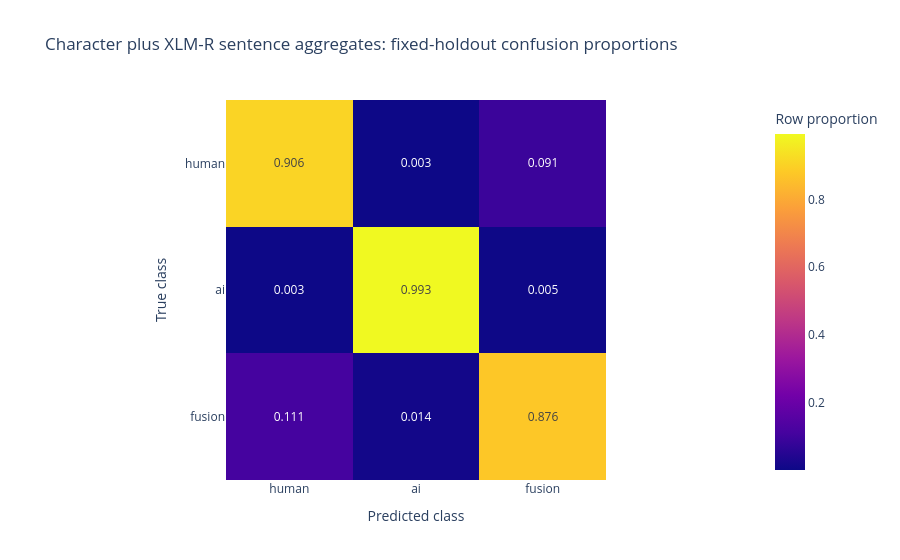

The code cell stored with this chart in its notebook:
### Markdown cell above
## 08 · Experiment 3: XLM-R sentence detector

**Hypothesis.** The character n-gram sentence classifier misses rewrites that keep the surface character patterns of their source. A pretrained multilingual encoder fine-tuned on the same rewrite labels should rank rewritten sentences better, and its document aggregates should add information that the character aggregates lack.

**Design.** I fine-tune `FacebookAI/xlm-roberta-base` (revision `e73636d`) for one epoch as a binary rewritten versus retained sentence classifier: at most 96 tokens per sentence, learning rate $2 \times 10^{-5}$ with 5% linear warmup and linear decay, weight decay 0.01, batch size 64, FP16 and seed 2026 on two Kaggle T4 GPUs. The training set is the 675,638 labeled sentences of development family fold 0 (27,611 documents, 14.0% rewritten), without families linked to the holdout. 20,000 labeled sentences from the other folds monitor sentence AUC during training. The fitted encoder scores all 7,332,992 eligible train and test sentences, and the seven aggregates and bounded scaling of section 04 are computed from these scores. The private Kaggle bundle holds sentence keys, labels and counts but no text; the hosted notebook reads texts from the attached competition data and verifies that its sentence split reproduces the local counts.

**Leakage control.** The encoder has seen fold 0, so all 27,622 development documents of those families are removed from every logistic regression fit in this section, and sample weights restore the original development class totals. Three classifiers share the remaining 190,259 rows and the reference TF-IDF matrix: character aggregates only (control), character plus XLM-R aggregates (candidate) and XLM-R aggregates only (ablation). The control differs from the experiment 1 candidate only by the removed rows, so the comparison isolates the encoder.

**Criteria.** Fixed before evaluation and identical to experiment 1: a candidate versus control gain of at least 0.003 with a family-cluster bootstrap 95% interval above zero, no loss on the family-clean subset and a human F1 drop of at most 0.003. The submission refits the candidate on all labeled training rows except the families of the encoder training documents.

### Code cell
transformer = json.loads((RESULTS / "transformer_holdout/metrics.json").read_text())
score_record = json.loads(
    (ROOT / "runs/kaggle/hw3-xlmr-sentence-rewrite/sentence_scores.json").read_text()
)
display(
    pl.DataFrame(score_record["history"]),
    {
        key: score_record[key]
        for key in [
            "model_id",
            "revision",
            "training_seconds",
            "scoring_seconds",
            "scored_sentences",
        ]
    },
    score_record["environment"],
    transformer["gate"],
)
# Document AUC of the maximum sentence score on the same kept development rows.
kept_pairs = (
    pl.read_parquet(RESULTS / "reference/development_rows.parquet")
    .select("id", "label")
    .join(
        pl.read_parquet(RESULTS / "transformer_prepare/excluded_development_documents.parquet"),
        on="id",
        how="anti",
    )
    .filter(pl.col("label").is_in(["human", "fusion"]))
)
sentence_scores = pl.read_parquet(
    ROOT / "runs/kaggle/hw3-xlmr-sentence-rewrite/sentence_scores.parquet"
)
document_maxima = {
    "character n-grams": pl.read_parquet(RESULTS / "sentence_gate/development_aggregates.parquet"),
    "XLM-R": aggregate_document_scores(
        sentence_scores.join(kept_pairs.select("id"), on="id"),
        kept_pairs["id"],
        CONFIG["sentence_model"]["score_threshold"],
    ),
}
display(
    pl.DataFrame(
        [
            {
                "sentence_detector": name,
                "documents": kept_pairs.height,
                "document_auc_max_human_vs_fusion": roc_auc_score(
                    joined["label"] == "fusion", joined["max_score"]
                ),
            }
            for name, aggregates in document_maxima.items()
            for joined in [kept_pairs.join(aggregates, on="id", how="left", maintain_order="left")]
        ]
    )
)
display(
    pl.DataFrame(
        [
            summary_row(name, transformer["evaluations"][name])
            for name in ["control_char", "candidate_char_transformer", "ablation_transformer"]
        ]
    ),
    pl.DataFrame(
        [
            {
                "comparison": comparison,
                "holdout_difference": transformer["evaluations"][name]["paired_holdout"][
                    "difference"
                ],
                "ci95_low": transformer["evaluations"][name]["paired_holdout"]["ci95_low"],
                "ci95_high": transformer["evaluations"][name]["paired_holdout"]["ci95_high"],
                "family_clean_difference": transformer["evaluations"][name]["paired_family_clean"][
                    "difference"
                ],
            }
            for name, comparison in [
                ("candidate_char_transformer", "character plus XLM-R versus character only"),
                ("ablation_transformer", "XLM-R only versus character only"),
                (
                    "candidate_versus_previous",
                    "character plus XLM-R versus submitted sentence rewrite",
                ),
            ]
        ]
    ),
    {"success": transformer["success"], "fits": transformer["fits"]},
)
display(
    px.imshow(
        transformer["evaluations"]["candidate_char_transformer"]["holdout"][
            "row_normalized_confusion_matrix"
        ],
        x=list(LABELS),
        y=list(LABELS),
        text_auto=".3f",
        title="Character plus XLM-R sentence aggregates: fixed-holdout confusion proportions",
        labels={"x": "Predicted class", "y": "True class", "color": "Row proportion"},
    )
)
display(json.loads((RESULTS / "transformer_final/exports.json").read_text()))

### Figure 1 — Plotly figure (JSON) as saved in the notebook; plotly's stock layout.template omitted (floating-point values rounded to 4 significant figures)
{"data": [{"coloraxis": "coloraxis", "hovertemplate": "Predicted class: %{x}<br>True class: %{y}<br>Row proportion: %{z}<extra></extra>", "name": "0", "texttemplate": "%{z:.3f}", "type": "heatmap", "x": ["human", "ai", "fusion"], "xaxis": "x", "y": ["human", "ai", "fusion"], "yaxis": "y", "z": [[0.906, 0.003297, 0.09066], [0.002624, 0.9927, 0.004634], [0.1107, 0.01374, 0.8756]]}], "layout": {"coloraxis": {"colorbar": {"title": {"text": "Row proportion"}}, "colorscale": [[0.0, "#0d0887"], [0.1111, "#46039f"], [0.2222, "#7201a8"], [0.3333, "#9c179e"], [0.4444, "#bd3786"], [0.5556, "#d8576b"], [0.6667, "#ed7953"], [0.7778, "#fb9f3a"], [0.8889, "#fdca26"], [1.0, "#f0f921"]]}, "title": {"text": "Character plus XLM-R sentence aggregates: fixed-holdout confusion proportions"}, "xaxis": {"anchor": "y", "constrain": "domain", "domain": [0.0, 1.0], "scaleanchor": "y", "title": {"text": "Predicted class"}}, "yaxis": {"anchor": "x", "autorange": "reversed", "constrain": "domain", "domain": [0.0, 1.0], "title": {"text": "True class"}}}}
